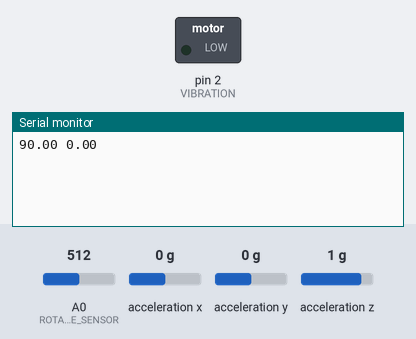
A sketch run on a simulated Arduino Uno, built with avr-gcc and run on an emulated ATmega328P. Shown: switched loads named in the sketch (green lamp = pin HIGH), the last lines printed to the serial monitor. Wiring (inferred from the names in the program): ADXL345 accelerometer at I2C address 0x53. The inputs (shaded band) are chosen by the test bench; at power-on: A0 (ROTARY_ANGLE_SENSOR) = 512, acceleration x 0 g, acceleration y 0 g, acceleration z 1 g.

Above: at 4.3 s.
4.4 s: A0 (ROTARY_ANGLE_SENSOR) set to 43
At 5.5 s:
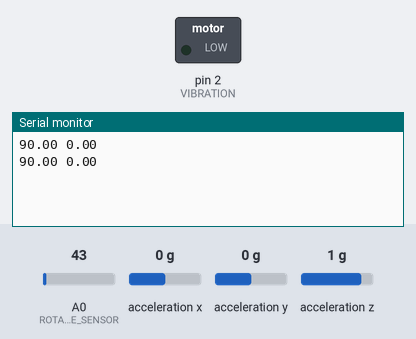
5.9 s: A0 (ROTARY_ANGLE_SENSOR) set to 37
At 6.9 s:
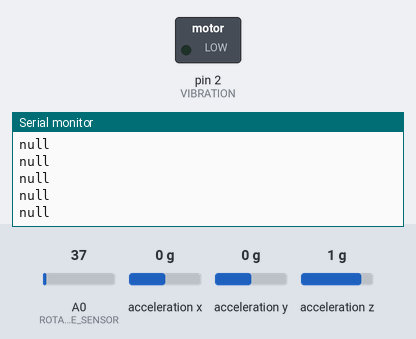

Measured:
- the behaviour switches between 41 and 40 on A0 (ROTARY_ANGLE_SENSOR) (found by bisection; images 1 and 2)
- after the input at 5.9 s, the serial monitor: prints a new line after 0.13 s (image 2)

The sketch:

slouch.ino
```cpp
#include <Wire.h>
#include "ADXL345.h"

int ROTARY_ANGLE_SENSOR = 0; // pin A0
#define VIBRATION 2 // pin D2
ADXL345 ACCEL; // I2C pin 0x53

float X_ANG = 0;
float Z_ANG = 0;
int CALIB = 5000;

/* Defines inputs and outputs */

void pins_init() {

  pinMode(ROTARY_ANGLE_SENSOR, INPUT);
  pinMode(VIBRATION, OUTPUT);

}


/* Determines if the user is slouching, and alerts if so */

void slouch() {

  double x, y, z;
  double g_in_xyz[3];

  ACCEL.getAcceleration(g_in_xyz);
  x = g_in_xyz[0];
  y = g_in_xyz[1];
  z = g_in_xyz[2];

  float vec_mag =  sqrt(pow(x, 2) + pow(y, 2) + pow(z, 2));
  float x_ang = acos(x / vec_mag) * 180 / M_PI;
  //    float y_ang = acos(y / vec_mag) * 180 / M_PI; // y axis
  float z_ang = acos(z / vec_mag) * 180 / M_PI;

  if (!CALIB) {

    // This is what we need to export into JSON

    Serial.print(x_ang);
    Serial.print(" ");
    Serial.println(z_ang);

    if (x_ang < (X_ANG - 5) and z_ang < (Z_ANG - 5)) {

      digitalWrite(VIBRATION, 1);

    } else {
      digitalWrite(VIBRATION, 0);
    }

  }

  else {
    X_ANG = x_ang;
    Z_ANG = z_ang;
    CALIB -= 500;
    if (CALIB == 500) {
      Serial.print(X_ANG);
      Serial.print(" ");
      Serial.println(Z_ANG);
    }
  }

  delay(500);

}


/* Initiates program */

void setup() {

  // begins the serial monitor
  Serial.begin(9600);

  // define the inputs and outputs
  pins_init();
  ACCEL.powerOn();

}


/* Built in function that constantly loops */

void loop() {

  // if the potentiometer > 40, switch is considered on
  int value = analogRead(ROTARY_ANGLE_SENSOR);

  // call if switch is on
  if (value > 40) {
    slouch();
  } else {
    Serial.println("null");
  }

}
```

ADXL345.h
```cpp
// (licence header left out)
#include "Arduino.h"

#ifndef ADXL345_h
#define ADXL345_h

/* ------- Register names ------- */
#define ADXL345_DEVID 0x00
#define ADXL345_RESERVED1 0x01
#define ADXL345_THRESH_TAP 0x1d
#define ADXL345_OFSX 0x1e
#define ADXL345_OFSY 0x1f
#define ADXL345_OFSZ 0x20
#define ADXL345_DUR 0x21
#define ADXL345_LATENT 0x22
#define ADXL345_WINDOW 0x23
#define ADXL345_THRESH_ACT 0x24
#define ADXL345_THRESH_INACT 0x25
#define ADXL345_TIME_INACT 0x26
#define ADXL345_ACT_INACT_CTL 0x27
#define ADXL345_THRESH_FF 0x28
#define ADXL345_TIME_FF 0x29
#define ADXL345_TAP_AXES 0x2a
#define ADXL345_ACT_TAP_STATUS 0x2b
#define ADXL345_BW_RATE 0x2c
#define ADXL345_POWER_CTL 0x2d
#define ADXL345_INT_ENABLE 0x2e
#define ADXL345_INT_MAP 0x2f
#define ADXL345_INT_SOURCE 0x30
#define ADXL345_DATA_FORMAT 0x31
#define ADXL345_DATAX0 0x32
#define ADXL345_DATAX1 0x33
#define ADXL345_DATAY0 0x34
#define ADXL345_DATAY1 0x35
#define ADXL345_DATAZ0 0x36
#define ADXL345_DATAZ1 0x37
#define ADXL345_FIFO_CTL 0x38
#define ADXL345_FIFO_STATUS 0x39

#define ADXL345_BW_1600 0xF // 1111
#define ADXL345_BW_800  0xE // 1110
#define ADXL345_BW_400  0xD // 1101
#define ADXL345_BW_200  0xC // 1100
#define ADXL345_BW_100  0xB // 1011
#define ADXL345_BW_50   0xA // 1010
#define ADXL345_BW_25   0x9 // 1001
#define ADXL345_BW_12   0x8 // 1000
#define ADXL345_BW_6    0x7 // 0111
#define ADXL345_BW_3    0x6 // 0110


/*
 Interrupt PINs
 INT1: 0
 INT2: 1
 */
#define ADXL345_INT1_PIN 0x00
#define ADXL345_INT2_PIN 0x01

/*Interrupt bit position*/
#define ADXL345_INT_DATA_READY_BIT 0x07
#define ADXL345_INT_SINGLE_TAP_BIT 0x06
#define ADXL345_INT_DOUBLE_TAP_BIT 0x05
#define ADXL345_INT_ACTIVITY_BIT   0x04
#define ADXL345_INT_INACTIVITY_BIT 0x03
#define ADXL345_INT_FREE_FALL_BIT  0x02
#define ADXL345_INT_WATERMARK_BIT  0x01
#define ADXL345_INT_OVERRUNY_BIT   0x00

#define ADXL345_DATA_READY 0x07
#define ADXL345_SINGLE_TAP 0x06
#define ADXL345_DOUBLE_TAP 0x05
#define ADXL345_ACTIVITY   0x04
#define ADXL345_INACTIVITY 0x03
#define ADXL345_FREE_FALL  0x02
#define ADXL345_WATERMARK  0x01
#define ADXL345_OVERRUNY   0x00

#define ADXL345_OK    1 // no error
#define ADXL345_ERROR 0 // indicates error is predent

#define ADXL345_NO_ERROR   0 // initial state
#define ADXL345_READ_ERROR 1 // problem reading accel
#define ADXL345_BAD_ARG    2 // bad method argument

class ADXL345
{
public:
    bool status;           // set when error occurs
    // see error code for details
    byte error_code;       // Initial state
    double gains[3];        // counts to Gs

    ADXL345();
    void powerOn();
    void readAccel(int* xyx);
    void readXYZ(int* x, int* y, int* z);
    void getAcceleration(double *xyz);

    void setTapThreshold(int tapThreshold);
    int getTapThreshold();
    void setAxisGains(double *_gains);
    void getAxisGains(double *_gains);
    void setAxisOffset(int x, int y, int z);
    void getAxisOffset(int* x, int* y, int*z);
    void setTapDuration(int tapDuration);
    int getTapDuration();
    void setDoubleTapLatency(int doubleTapLatency);
    int getDoubleTapLatency();
    void setDoubleTapWindow(int doubleTapWindow);
    int getDoubleTapWindow();
    void setActivityThreshold(int activityThreshold);
    int getActivityThreshold();
    void setInactivityThreshold(int inactivityThreshold);
    int getInactivityThreshold();
    void setTimeInactivity(int timeInactivity);
    int getTimeInactivity();
    void setFreeFallThreshold(int freeFallthreshold);
    int getFreeFallThreshold();
    void setFreeFallDuration(int freeFallDuration);
    int getFreeFallDuration();

    bool isActivityXEnabled();
    bool isActivityYEnabled();
    bool isActivityZEnabled();
    bool isInactivityXEnabled();
    bool isInactivityYEnabled();
    bool isInactivityZEnabled();
    bool isActivityAc();
    bool isInactivityAc();
    void setActivityAc(bool state);
    void setInactivityAc(bool state);

    bool getSuppressBit();
    void setSuppressBit(bool state);
    bool isTapDetectionOnX();
    void setTapDetectionOnX(bool state);
    bool isTapDetectionOnY();
    void setTapDetectionOnY(bool state);
    bool isTapDetectionOnZ();
    void setTapDetectionOnZ(bool state);

    void setActivityX(bool state);
    void setActivityY(bool state);
    void setActivityZ(bool state);
    void setInactivityX(bool state);
    void setInactivityY(bool state);
    void setInactivityZ(bool state);

    bool isActivitySourceOnX();
    bool isActivitySourceOnY();
    bool isActivitySourceOnZ();
    bool isTapSourceOnX();
    bool isTapSourceOnY();
    bool isTapSourceOnZ();
    bool isAsleep();

    bool isLowPower();
    void setLowPower(bool state);
    double getRate();
    void setRate(double rate);
    void set_bw(byte bw_code);
    byte get_bw_code();


    bool triggered(byte interrupts, int mask);


    byte getInterruptSource();
    bool getInterruptSource(byte interruptBit);
    bool getInterruptMapping(byte interruptBit);
    void setInterruptMapping(byte interruptBit, bool interruptPin);
    bool isInterruptEnabled(byte interruptBit);
    void setInterrupt(byte interruptBit, bool state);

    void getRangeSetting(byte* rangeSetting);
    void setRangeSetting(int val);
    bool getSelfTestBit();
    void setSelfTestBit(bool selfTestBit);
    bool getSpiBit();
    void setSpiBit(bool spiBit);
    bool getInterruptLevelBit();
    void setInterruptLevelBit(bool interruptLevelBit);
    bool getFullResBit();
    void setFullResBit(bool fullResBit);
    bool getJustifyBit();
    void setJustifyBit(bool justifyBit);
    void printAllRegister();

private:
    void writeTo(byte address, byte val);
    void readFrom(byte address, int num, byte buff[]);
    void setRegisterBit(byte regAdress, int bitPos, bool state);
    bool getRegisterBit(byte regAdress, int bitPos);
    byte _buff[6] ;    //6 bytes buffer for saving data read from the device
};
void print_byte(byte val);
#endif
```

Source omitted: ADXL345.cpp (19830 bytes)
